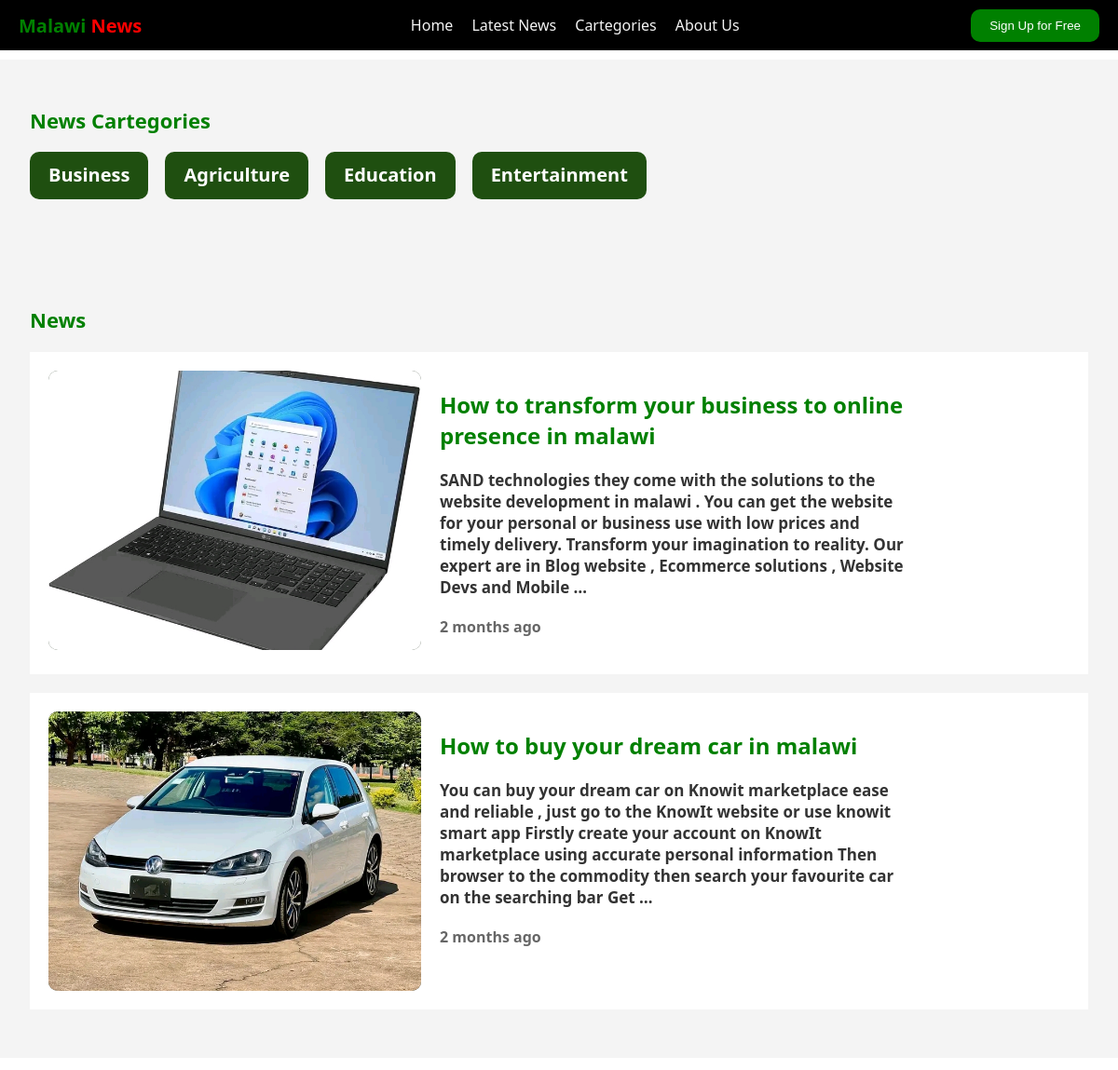
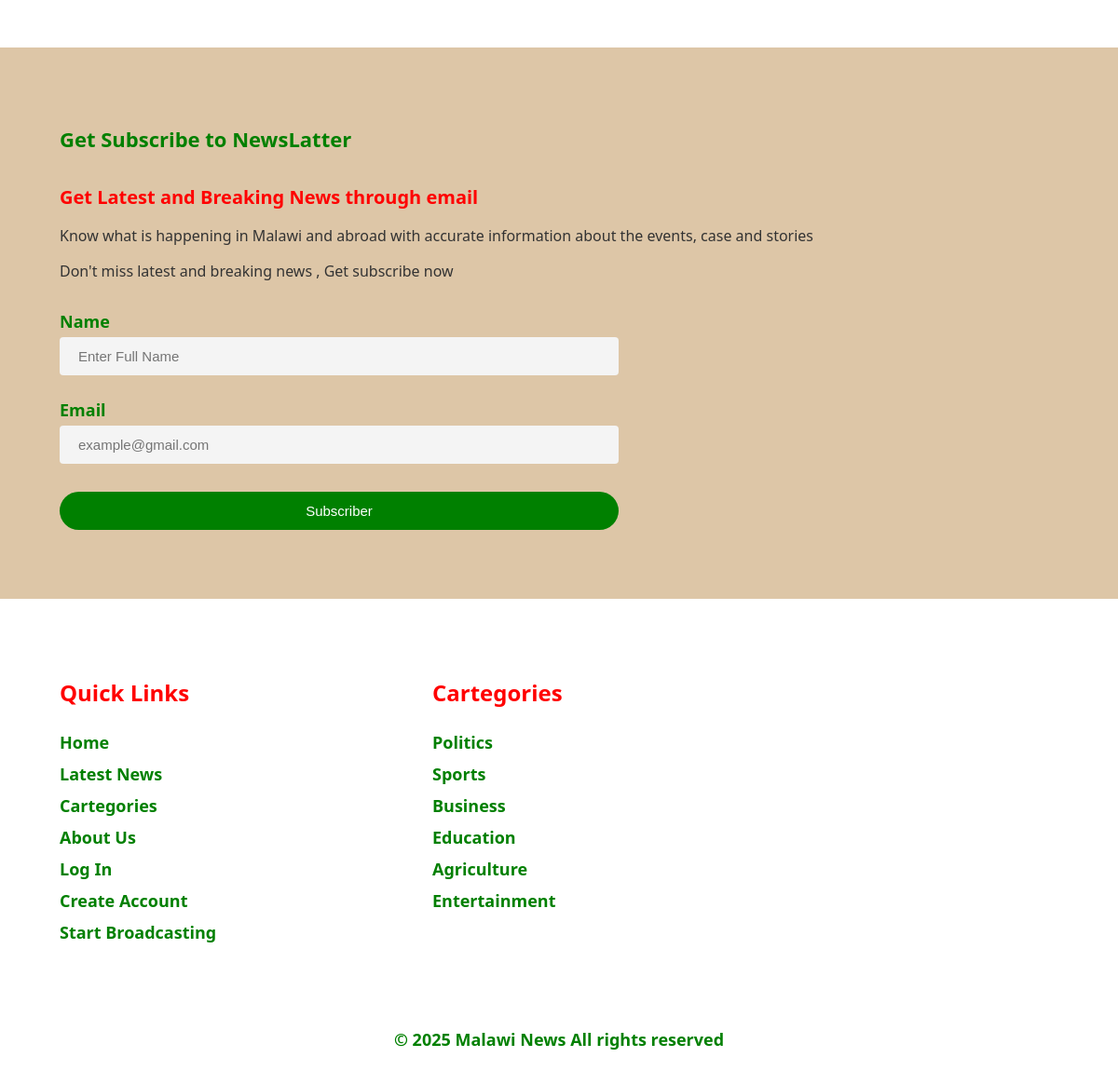
The app's page /news-cartegories/11 with its own data (2 pictures, top to bottom).
### News/models.py (models this page shows, shortened)
class Cartegory(models.Model):
    cartegory = models.CharField( max_length=100)
    Created = models.DateTimeField(auto_now_add=True)
    Modified = models.DateTimeField(auto_now=True)

class NewsContent(models.Model):
    Title = models.CharField( max_length=200)
    Cartegory = models.ForeignKey("Cartegory",  on_delete=models.CASCADE)
    Picture = models.ImageField(upload_to="News/Stories" ,null=True , blank=True)
    Story = models.TextField()
    Host = models.ForeignKey(Profile , on_delete=models.CASCADE)
    Created = models.DateTimeField(auto_now_add=True)
    Modified = models.DateTimeField(auto_now=True)

### News/views.py (the view)
# urls.py: path("news-cartegories/<str:pk>" ,views.CartegoryNews ,name="cartegory-news"),
def CartegoryNews(request,pk):
    cart = Cartegory.objects.get(id=pk)
    cartegory = Cartegory.objects.all()
    news = NewsContent.objects.filter(Cartegory=cart)
    context ={
        "cartegory":cartegory,
        "news":news
    }
    return render(request,"pages/cartegory-page.html",context)

### templates/pages/cartegory-page.html
{% extends "index.html" %}
{% block content %}
<header>
    {% include "constants/navbar.html" %}
</header>
<main class="cartegory-container">
    <section class="cartegory-wrapper">
      <div class="title">
        <h1>News Cartegories</h1>
      </div>
      <div class="cartegory">
        {% for item in cartegory %}
        <a href="{% url 'cartegory-news' item.id %}">
          <div class="cart-card">
            <h2>{{item.cartegory}}</h2>
          </div>
        </a>
        {% endfor %}
      </div>
    </section>
    <section class="main-latest">
      <div class="title">
        <h1>News</h1>
      </div>
      <div class="main-latest-page">
        <div class="main-latest-wrap">
          {% for item in news  %}
          <a href="{% url 'story-news' item.id %}">
            <div class="main-latest-card">
              <div class="latest-news-img">
                <img src="{{item.Picture.url}}" alt="" />
              </div>
              <div class="text">
                <h2>{{item.Title|truncatewords:10}}</h2>
                <p>{{item.Story|truncatewords:50}}</p>
                <h4>{{item.Created|timesince}} ago</h4>
              </div>
            </div>
          </a>
          {% endfor %}
        </div>
      </div>
    </section>
  </main>
  {% include "constants/footer.html" %}
{% endblock  %}

### static/CSS/style.css (style rules this page uses)
body { box-sizing: border-box; margin: 0; padding: 0; font-family: 'Segoe UI', Tahoma, Geneva, Verdana, sans-serif; }
* { list-style: none; text-decoration: none; }
.title h1 { color: green; font-size: 22px; }
.main-latest { padding: 4rem 2rem 2rem ; background-color: #f4f4f4; }
.main-latest-card { background-color: #fff; display: flex; gap:20px; padding: 20px; margin: 20px 0px; }
.latest-news-img { width: 400px; height: 300px; background-color: #3a4837; border-radius: 10px; }
.latest-news-img img { width: 400px; height: 300px; object-fit: cover; border-radius: 10px; }
.text { width: 500px; }
.text h2 { color: green; }
.text p { color: #333; font-size: 17px; font-weight: 600; }
.text h4 { color: rgba(0,0,0,0.6); line-height: 20px; }
.cartegory-container { padding: 4rem 0px; }
.cartegory-wrapper { padding: 2rem; background-color: #f4f4f4; }
.cartegory { display: flex; gap: 18px; flex-wrap: wrap; }
.cart-card { background-color: #1f4f10; padding: 4px 20px; border-radius: 10px; cursor: pointer; transition: all 300ms ease-in; }
.cart-card h2 { color: #fff; line-height: 10px; font-size: 20px; }

### records on screen
Cartegory: cartegory "Business"
Cartegory: cartegory "Agriculture"
Cartegory: cartegory "Education"
Cartegory: cartegory "Entertainment"
NewsContent: Picture (picture), Title "How to transform your business to online presence in malawi", Story "SAND technologies they come with the solutions to the website development in malawi . You can get the website for your personal or business use with low prices and timely delivery. Transform your imagination to reality. Our expert are in Blog website , Ecommerce solutions , Website Devs and Mobile …", Created "2 months"
NewsContent: Picture (picture), Title "How to buy your dream car in malawi", Story "You can buy your dream car on Knowit marketplace ease and reliable , just go to the KnowIt website or use knowit smart app Firstly create your account on KnowIt marketplace using accurate personal information Then browser to the commodity then search your favourite car on the searching bar Get …", Created "2 months"
